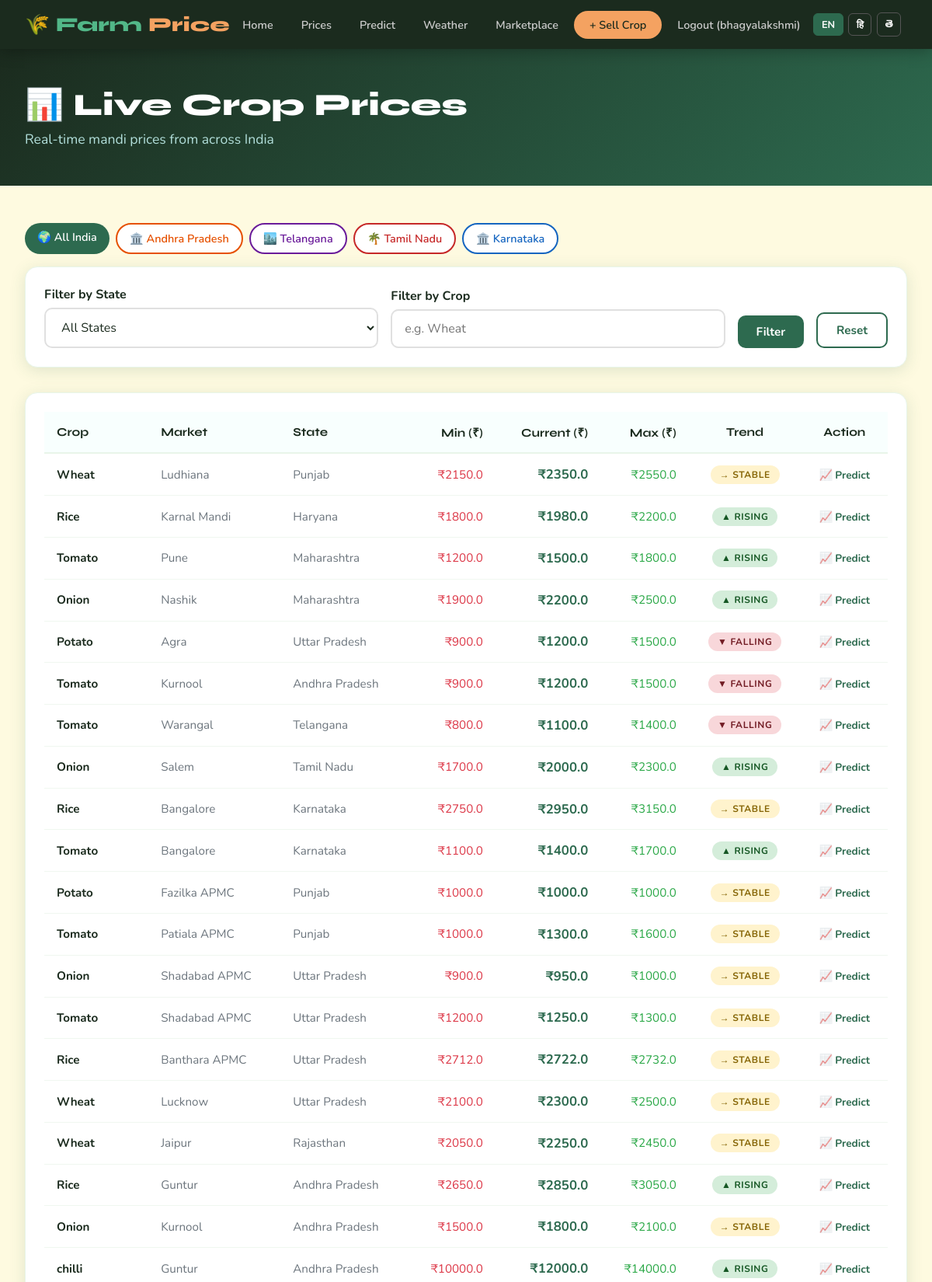
Screenshot of /prices/ (signed in, upper part) with the database file from the repository.
### crops/models.py (models this page shows, shortened)
class Crop(models.Model):
    CROP_CHOICES = [
        ('wheat', 'Wheat'),
        ('rice', 'Rice'),
        ('corn', 'Corn'),
        ('cotton', 'Cotton'),
        ('sugarcane', 'Sugarcane'),
        ('soybean', 'Soybean'),
        ('tomato', 'Tomato'),
        ('potato', 'Potato'),
        ('onion', 'Onion'),
        ('groundnut', 'Groundnut'),
    ]
    name = models.CharField(max_length=100, choices=CROP_CHOICES)
    current_price = models.DecimalField(max_digits=10, decimal_places=2)
    min_price = models.DecimalField(max_digits=10, decimal_places=2)
    max_price = models.DecimalField(max_digits=10, decimal_places=2)
    market_name = models.CharField(max_length=200)
    state = models.CharField(max_length=100)
    updated_at = models.DateTimeField(auto_now=True)
    trend = models.CharField(max_length=10, choices=[('up', 'Rising'), ('down', 'Falling'), ('stable', 'Stable')], default='stable')

### crops/views.py (the view)
# urls.py: path('prices/', views.crop_prices, name='crop_prices'),
def crop_prices(request):
    state_filter = request.GET.get('state', '')
    crop_filter = request.GET.get('crop', '').lower()
    region = request.GET.get('region', '')
    if state_filter:
        all_prices = get_all_prices(state=state_filter)
    else:
        all_prices = get_all_prices()
    if crop_filter:
        all_prices = [c for c in all_prices if crop_filter in c['name']]
    states = ['Andhra Pradesh', 'Telangana', 'Tamil Nadu', 'Karnataka',
              'Maharashtra', 'Punjab', 'Uttar Pradesh', 'Rajasthan']
    context = {
        'crops': all_prices,
        'states': states,
        'state_filter': state_filter,
        'crop_filter': crop_filter,
        'region': region,
    }
    return render(request, 'crops/prices.html', context)

### crops/api_client.py (called while the page is built)
def get_all_prices(state=None):
    from .models import Crop
    crops = Crop.objects.all()
    if state:
        crops = crops.filter(state__iexact=state)
    results = []
    for c in crops:
        results.append({
            "name": c.name,
            "display_name": c.get_name_display(),
            "current_price": float(c.current_price),
            "min_price": float(c.min_price),
            "max_price": float(c.max_price),
            "market_name": c.market_name,
            "state": c.state,
            "updated_at": str(c.updated_at.date()),
            "trend": c.trend,
        })
    return results

### crops/templates/crops/prices.html (shortened to what this page needs)
{% extends 'crops/base.html' %}
{% block content %}
<section style="background: linear-gradient(135deg, #1b2b1e, #2d6a4f); padding: 3rem 0;">
    <div class="container">
        <h1 style="font-family: 'Syne', sans-serif; font-size: 2.5rem; font-weight: 800; color: white; margin-bottom: 0.5rem;">📊 Live Crop Prices</h1>
        <p style="color: #b2dfdb; font-size: 1.1rem;">Real-time mandi prices from across India</p>
    </div>
</section>
<section class="section">
    <div class="container">
        <div style="margin-bottom: 1rem; display: flex; gap: 0.5rem; flex-wrap: wrap;">
            <a href="/prices/"
               style="padding: 0.5rem 1rem; border-radius: 20px; text-decoration: none; font-weight: 600; font-size: 0.9rem;
               {% if not state_filter and not region %}background:#2d6a4f; color:white;{% else %}background:white; color:#2d6a4f; border: 2px solid #2d6a4f;{% endif %}">
                🌍 All India
            </a>
            <a href="/prices/?state=Andhra+Pradesh"
               style="padding: 0.5rem 1rem; border-radius: 20px; text-decoration: none; font-weight: 600; font-size: 0.9rem;
               {% if state_filter == 'Andhra Pradesh' %}background:#e65100; color:white;{% else %}background:white; color:#e65100; border: 2px solid #e65100;{% endif %}">
                🏛️ Andhra Pradesh
            </a>
            <a href="/prices/?state=Telangana"
               style="padding: 0.5rem 1rem; border-radius: 20px; text-decoration: none; font-weight: 600; font-size: 0.9rem;
               {% if state_filter == 'Telangana' %}background:#6a1b9a; color:white;{% else %}background:white; color:#6a1b9a; border: 2px solid #6a1b9a;{% endif %}">
                🏙️ Telangana
            </a>
            <a href="/prices/?state=Tamil+Nadu"
               style="padding: 0.5rem 1rem; border-radius: 20px; text-decoration: none; font-weight: 600; font-size: 0.9rem;
               {% if state_filter == 'Tamil Nadu' %}background:#c62828; color:white;{% else %}background:white; color:#c62828; border: 2px solid #c62828;{% endif %}">
                🌴 Tamil Nadu
            </a>
            <a href="/prices/?state=Karnataka"
               style="padding: 0.5rem 1rem; border-radius: 20px; text-decoration: none; font-weight: 600; font-size: 0.9rem;
               {% if state_filter == 'Karnataka' %}background:#1565c0; color:white;{% else %}background:white; color:#1565c0; border: 2px solid #1565c0;{% endif %}">
                🏛️ Karnataka
            </a>
        </div>
        <div class="card" style="margin-bottom: 2rem;">
            <form method="get" style="display: flex; gap: 1rem; flex-wrap: wrap; align-items: flex-end;">
                <div class="form-group" style="flex: 1; min-width: 180px; margin-bottom: 0;">
                    <label>Filter by State</label>
                    <select name="state">
                        <option value="">All States</option>
                    </select>
                </div>
                <div class="form-group" style="flex: 1; min-width: 180px; margin-bottom: 0;">
                    <label>Filter by Crop</label>
                    <input type="text" name="crop" value="{{ crop_filter }}" placeholder="e.g. Wheat">
                </div>
                <button type="submit" class="btn btn-primary">Filter</button>
                <a href="/prices/" class="btn btn-outline">Reset</a>
            </form>
        </div>
        {% if crops %}
        <div class="card" style="overflow-x: auto;">
            <table style="width: 100%; border-collapse: collapse; font-size: 0.95rem;">
                <thead>
                    <tr style="background: #f8fffe; border-bottom: 2px solid #e8f5e9;">
                        <th style="padding: 1rem; text-align: left; font-family: 'Syne', sans-serif; font-weight: 700;">Crop</th>
                        <th style="padding: 1rem; text-align: left; font-family: 'Syne', sans-serif; font-weight: 700;">Market</th>
                        <th style="padding: 1rem; text-align: left; font-family: 'Syne', sans-serif; font-weight: 700;">State</th>
                        <th style="padding: 1rem; text-align: right; font-family: 'Syne', sans-serif; font-weight: 700;">Min (₹)</th>
                        <th style="padding: 1rem; text-align: right; font-family: 'Syne', sans-serif; font-weight: 700;">Current (₹)</th>
                        <th style="padding: 1rem; text-align: right; font-family: 'Syne', sans-serif; font-weight: 700;">Max (₹)</th>
                        <th style="padding: 1rem; text-align: center; font-family: 'Syne', sans-serif; font-weight: 700;">Trend</th>
                        <th style="padding: 1rem; text-align: center; font-family: 'Syne', sans-serif; font-weight: 700;">Action</th>
                    </tr>
                </thead>
                <tbody>
                    {% for crop in crops %}
                    <tr style="border-bottom: 1px solid #f0f7f0; transition: background 0.15s;"
                        onmouseover="this.style.background='#f8fffe'"
                        onmouseout="this.style.background=''">
                        <td style="padding: 0.9rem 1rem; font-weight: 700;">{{ crop.display_name }}</td>
                        <td style="padding: 0.9rem 1rem; color: #6c757d;">{{ crop.market_name }}</td>
                        <td style="padding: 0.9rem 1rem; color: #6c757d;">{{ crop.state }}</td>
                        <td style="padding: 0.9rem 1rem; text-align: right; color: #dc3545;">₹{{ crop.min_price }}</td>
                        <td style="padding: 0.9rem 1rem; text-align: right; font-weight: 700; font-size: 1.05rem; color: #2d6a4f;">₹{{ crop.current_price }}</td>
                        <td style="padding: 0.9rem 1rem; text-align: right; color: #28a745;">₹{{ crop.max_price }}</td>
                        <td style="padding: 0.9rem 1rem; text-align: center;">
                            {% if crop.trend == 'up' %}
                                <span class="badge badge-up">▲ Rising</span>
                            {% elif crop.trend == 'down' %}
                                <span class="badge badge-down">▼ Falling</span>
                            {% else %}
                                <span class="badge badge-stable">→ Stable</span>
                            {% endif %}
                        </td>
                        <td style="padding: 0.9rem 1rem; text-align: center;">
                            <a href="/predict/?crop={{ crop.name }}" style="color: #2d6a4f; font-weight: 700; text-decoration: none; font-size: 0.85rem;">📈 Predict</a>
                        </td>
                    </tr>
                    {% endfor %}
                </tbody>
            </table>
        </div>
        {% else %}
        <div style="text-align: center; padding: 4rem; color: #6c757d;">
            <div style="font-size: 4rem; margin-bottom: 1rem;">📊</div>
            <h3 style="font-family: 'Syne', sans-serif;">No price data found</h3>
            <p>Try adjusting your filters or check back later.</p>
        </div>
        {% endif %}
    </div>
</section>
{% endblock %}

### crops/templates/crops/base.html (shortened to what this page needs)
{% load i18n %}
<!DOCTYPE html>
<html lang="{{ LANGUAGE_CODE }}">
<head>
</head>
<body>
<nav>
    <a href="/" class="nav-logo">🌾 Farm<span>Price</span></a>
    <ul class="nav-links">
        <li><a href="/">Home</a></li>
        <li><a href="/prices/">Prices</a></li>
        <li><a href="/predict/">Predict</a></li>
        <li><a href="/weather/">Weather</a></li>
        <li><a href="/marketplace/">Marketplace</a></li>
        {% if user.is_authenticated %}
            <li><a href="/sell/" class="btn-sell">+ Sell Crop</a></li>
            <li><a href="/logout/">Logout ({{ user.username }})</a></li>
        {% else %}
            <li><a href="/login/">Login</a></li>
            <li><a href="/register/" class="btn-sell">Register</a></li>
        {% endif %}
    </ul>
    <div style="display:flex;align-items:center;gap:0.4rem;margin-right:0.5rem;">
        <button class="lang-btn active" id="btn-en" onclick="translateTo('en')">EN</button>
        <button class="lang-btn" id="btn-hi" onclick="translateTo('hi')">हि</button>
        <button class="lang-btn" id="btn-te" onclick="translateTo('te')">తె</button>
    </div>
</nav>
<main>
    {% block content %}{% endblock %}
</main>
</body>
</html>

### crops/templates/crops/base.html (style rules this page uses)
:root { --green: #2d6a4f; --green-light: #52b788; --green-pale: #d8f3dc; --earth: #a0522d; --gold: #f4a261; --sky: #48cae4; --cream: #fefae0; --dark: #1b2b1e; --gray: #6c757d; --white: #ffffff; --shadow: 0 4px 20px rgba(45, 106, 79, 0.15); }
* { margin: 0; padding: 0; box-sizing: border-box; }
body { font-family: 'Nunito', sans-serif; background: var(--cream); color: var(--dark); min-height: 100vh; }
nav { background: var(--dark); padding: 0 2rem; display: flex; align-items: center; justify-content: space-between; position: sticky; top: 0; z-index: 100; box-shadow: 0 2px 20px rgba(0,0,0,0.3); min-height: 60px; }
.nav-logo { font-family: 'Syne', sans-serif; font-weight: 800; font-size: 1.6rem; color: var(--green-light); text-decoration: none; padding: 1rem 0; display: flex; align-items: center; gap: 0.5rem; }
.nav-logo span { color: var(--gold); }
.nav-links { display: flex; align-items: center; gap: 0.25rem; list-style: none; }
.nav-links a { color: #ccc; text-decoration: none; padding: 0.5rem 1rem; border-radius: 8px; font-weight: 600; font-size: 0.9rem; transition: all 0.2s; }
.nav-links .btn-sell { background: var(--gold); color: var(--dark) !important; border-radius: 20px; padding: 0.5rem 1.25rem !important; }
main { min-height: calc(100vh - 120px); }
.card { background: white; border-radius: 16px; padding: 1.5rem; box-shadow: var(--shadow); border: 1px solid #e8f5e9; }
.btn { display: inline-block; padding: 0.7rem 1.5rem; border-radius: 10px; font-weight: 700; font-size: 0.95rem; text-decoration: none; border: none; cursor: pointer; transition: all 0.2s; font-family: 'Nunito', sans-serif; }
.btn-primary { background: var(--green); color: white; }
.btn-outline { background: transparent; border: 2px solid var(--green); color: var(--green); }
.badge { display: inline-block; padding: 0.25rem 0.75rem; border-radius: 20px; font-size: 0.75rem; font-weight: 700; text-transform: uppercase; letter-spacing: 0.05em; }
.badge-up { background: #d4edda; color: #155724; }
.badge-down { background: #f8d7da; color: #721c24; }
.badge-stable { background: #fff3cd; color: #856404; }
.container { max-width: 1200px; margin: 0 auto; padding: 0 2rem; }
.section { padding: 3rem 0; }
.form-group { margin-bottom: 1.25rem; }
.form-group label { display: block; font-weight: 700; margin-bottom: 0.4rem; color: var(--dark); }
.form-group input, .form-group select, .form-group textarea { width: 100%; padding: 0.75rem 1rem; border: 2px solid #e0e0e0; border-radius: 10px; font-family: 'Nunito', sans-serif; font-size: 1rem; color: var(--dark); transition: border-color 0.2s; background: white; }
.lang-btn { color: white; border: 1px solid #555; padding: 0.3rem 0.6rem; border-radius: 6px; cursor: pointer; font-weight: 700; font-size: 0.8rem; font-family: 'Nunito', sans-serif; transition: all 0.2s; background: transparent; }
.lang-btn.active { background: #2d6a4f !important; border-color: #2d6a4f; }
body { top: 0 !important; }

### rows the page displays
Crop: market_name "Ludhiana", state "Punjab"
Crop: market_name "Karnal Mandi", state "Haryana"
Crop: market_name "Pune", state "Maharashtra"
Crop: market_name "Nashik", state "Maharashtra"
Crop: market_name "Agra", state "Uttar Pradesh"
Crop: market_name "Kurnool", state "Andhra Pradesh"
Crop: market_name "Warangal", state "Telangana"
Crop: market_name "Salem", state "Tamil Nadu"
Crop: market_name "Bangalore", state "Karnataka"
Crop: market_name "Bangalore", state "Karnataka"
Crop: market_name "Fazilka APMC", state "Punjab"
Crop: market_name "Patiala APMC", state "Punjab"
Crop: market_name "Shadabad APMC", state "Uttar Pradesh"
Crop: market_name "Shadabad APMC", state "Uttar Pradesh"
Crop: market_name "Banthara APMC", state "Uttar Pradesh"
Crop: market_name "Lucknow", state "Uttar Pradesh"
Crop: market_name "Jaipur", state "Rajasthan"
Crop: market_name "Guntur", state "Andhra Pradesh"
Crop: market_name "Kurnool", state "Andhra Pradesh"
Crop: display_name "chilli", market_name "Guntur", state "Andhra Pradesh"

### other values shown
{{ user.username }} "bhagyalakshmi"
{{ crop.display_name }} "Wheat" "Rice" "Tomato" "Onion" "Potato" "Tomato" "Tomato" "Onion" "Rice" "Tomato" "Potato" "Tomato" "Onion" "Tomato" "Rice" "Wheat" "Wheat" "Rice" "Onion"
{{ crop.min_price }} "2150.0" "1800.0" "1200.0" "1900.0" "900.0" "900.0" "800.0" "1700.0" "2750.0" "1100.0" "1000.0" "1000.0" "900.0" "1200.0" "2712.0" "2100.0" "2050.0" "2650.0" "1500.0" "10000.0"
{{ crop.current_price }} "2350.0" "1980.0" "1500.0" "2200.0" "1200.0" "1200.0" "1100.0" "2000.0" "2950.0" "1400.0" "1000.0" "1300.0" "950.0" "1250.0" "2722.0" "2300.0" "2250.0" "2850.0" "1800.0" "12000.0"
{{ crop.max_price }} "2550.0" "2200.0" "1800.0" "2500.0" "1500.0" "1500.0" "1400.0" "2300.0" "3150.0" "1700.0" "1000.0" "1600.0" "1000.0" "1300.0" "2732.0" "2500.0" "2450.0" "3050.0" "2100.0" "14000.0"
